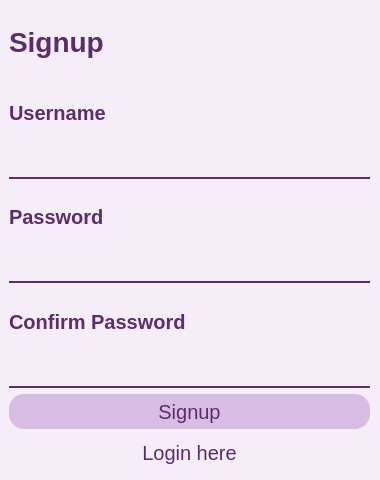
<?xml version="1.0" encoding="UTF-8"?>
<ui version="4.0">
 <class>MainWindow</class>
 <widget class="QMainWindow" name="MainWindow">
  <property name="geometry">
   <rect>
    <x>0</x>
    <y>0</y>
    <width>380</width>
    <height>480</height>
   </rect>
  </property>
  <property name="sizePolicy">
   <sizepolicy hsizetype="Fixed" vsizetype="Fixed">
    <horstretch>0</horstretch>
    <verstretch>0</verstretch>
   </sizepolicy>
  </property>
  <property name="maximumSize">
   <size>
    <width>380</width>
    <height>480</height>
   </size>
  </property>
  <property name="windowTitle">
   <string>MainWindow</string>
  </property>
  <property name="styleSheet">
   <string notr="true">#centralwidget {
	background-color: #f5eef8;
}
QLabel {
	font-weight: 800;
	font-size: 20px;
	color: #5b2c6f;
}

#title {
	font-size: 28px;
}

QLineEdit {
	color: black;
	font-size: 20px;
	min-width: 300px;
	border: none;
	border-bottom: 2px solid #5b2c6f;
	background-color: transparent;
}

QPushButton {
	background-color: #d7bde2;
	font-size: 20px;
	border: none;
	min-height: 35px;
	border-radius: 15px;
	color: #5b2c6f;
}

QPushButton:hover {
	background-color: #5b2c6f;
	color: #d7bde2;
}
</string>
  </property>
  <widget class="QWidget" name="centralwidget">
   <widget class="QWidget" name="widget" native="true">
    <property name="geometry">
     <rect>
      <x>9</x>
      <y>9</y>
      <width>361</width>
      <height>461</height>
     </rect>
    </property>
    <layout class="QVBoxLayout" name="verticalLayout">
     <item>
      <widget class="QLabel" name="title">
       <property name="text">
        <string>Signup</string>
       </property>
      </widget>
     </item>
     <item>
      <widget class="QLabel" name="label_2">
       <property name="text">
        <string>Username</string>
       </property>
      </widget>
     </item>
     <item>
      <widget class="QLineEdit" name="username"/>
     </item>
     <item>
      <widget class="QLabel" name="label_4">
       <property name="text">
        <string>Password</string>
       </property>
      </widget>
     </item>
     <item>
      <widget class="QLineEdit" name="password">
       <property name="echoMode">
        <enum>QLineEdit::Password</enum>
       </property>
      </widget>
     </item>
     <item>
      <widget class="QLabel" name="label_3">
       <property name="text">
        <string>Confirm Password</string>
       </property>
      </widget>
     </item>
     <item>
      <widget class="QLineEdit" name="confirmPassword">
       <property name="echoMode">
        <enum>QLineEdit::Password</enum>
       </property>
      </widget>
     </item>
     <item>
      <widget class="QPushButton" name="signup_btn">
       <property name="text">
        <string>Signup</string>
       </property>
      </widget>
     </item>
     <item>
      <widget class="QPushButton" name="login_btn">
       <property name="styleSheet">
        <string notr="true">background-color: transparent;</string>
       </property>
       <property name="text">
        <string>Login here</string>
       </property>
      </widget>
     </item>
    </layout>
   </widget>
  </widget>
 </widget>
 <resources/>
 <connections/>
</ui>
